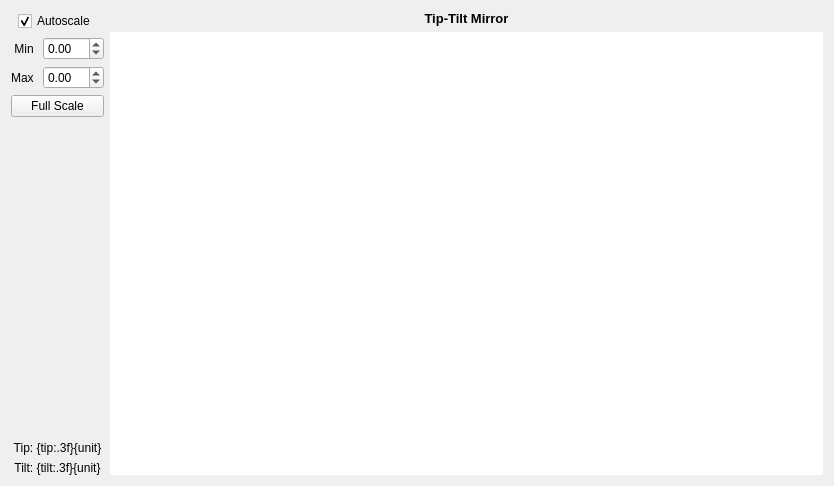
<?xml version="1.0" encoding="UTF-8"?>
<ui version="4.0">
 <class>TTMWidget</class>
 <widget class="QWidget" name="TTMWidget">
  <property name="geometry">
   <rect>
    <x>0</x>
    <y>0</y>
    <width>834</width>
    <height>486</height>
   </rect>
  </property>
  <property name="windowTitle">
   <string>Tip-Tilt Mirror - KalAO</string>
  </property>
  <layout class="QGridLayout" name="gridLayout" columnstretch="0,1">
   <item row="0" column="0" rowspan="2">
    <layout class="QVBoxLayout" name="side_layout">
     <item>
      <layout class="QGridLayout" name="scale_layout" columnstretch="0,1">
       <item row="1" column="1">
        <widget class="KScaledDoubleSpinbox" name="min_spinbox">
         <property name="sizePolicy">
          <sizepolicy hsizetype="Minimum" vsizetype="Fixed">
           <horstretch>0</horstretch>
           <verstretch>0</verstretch>
          </sizepolicy>
         </property>
         <property name="keyboardTracking">
          <bool>false</bool>
         </property>
         <property name="decimals">
          <number>2</number>
         </property>
         <property name="minimum">
          <double>-99.000000000000000</double>
         </property>
         <property name="maximum">
          <double>99.000000000000000</double>
         </property>
         <property name="singleStep">
          <double>0.100000000000000</double>
         </property>
        </widget>
       </item>
       <item row="2" column="0">
        <widget class="QLabel" name="max_label">
         <property name="text">
          <string>Max </string>
         </property>
         <property name="alignment">
          <set>Qt::AlignRight|Qt::AlignTrailing|Qt::AlignVCenter</set>
         </property>
        </widget>
       </item>
       <item row="0" column="0" colspan="2" alignment="Qt::AlignHCenter">
        <widget class="QCheckBox" name="autoscale_checkbox">
         <property name="text">
          <string>Autoscale</string>
         </property>
         <property name="checked">
          <bool>true</bool>
         </property>
        </widget>
       </item>
       <item row="3" column="0" colspan="2">
        <widget class="QPushButton" name="fullscale_button">
         <property name="text">
          <string>Full Scale</string>
         </property>
        </widget>
       </item>
       <item row="2" column="1">
        <widget class="KScaledDoubleSpinbox" name="max_spinbox">
         <property name="keyboardTracking">
          <bool>false</bool>
         </property>
         <property name="decimals">
          <number>2</number>
         </property>
         <property name="minimum">
          <double>-99.000000000000000</double>
         </property>
         <property name="maximum">
          <double>99.000000000000000</double>
         </property>
         <property name="singleStep">
          <double>0.100000000000000</double>
         </property>
        </widget>
       </item>
       <item row="1" column="0">
        <widget class="QLabel" name="min_label">
         <property name="text">
          <string>Min </string>
         </property>
         <property name="alignment">
          <set>Qt::AlignRight|Qt::AlignTrailing|Qt::AlignVCenter</set>
         </property>
        </widget>
       </item>
       <item row="4" column="0" colspan="2">
        <widget class="QLabel" name="saturation_label">
         <property name="styleSheet">
          <string notr="true">color: #ed1515;</string>
         </property>
         <property name="text">
          <string/>
         </property>
         <property name="alignment">
          <set>Qt::AlignCenter</set>
         </property>
        </widget>
       </item>
      </layout>
     </item>
     <item>
      <spacer name="verticalSpacer_2">
       <property name="orientation">
        <enum>Qt::Vertical</enum>
       </property>
       <property name="sizeHint" stdset="0">
        <size>
         <width>20</width>
         <height>40</height>
        </size>
       </property>
      </spacer>
     </item>
     <item>
      <widget class="KLabel" name="tip_label">
       <property name="text">
        <string>Tip: {tip:.3f}{unit}</string>
       </property>
       <property name="alignment">
        <set>Qt::AlignCenter</set>
       </property>
      </widget>
     </item>
     <item>
      <widget class="KLabel" name="tilt_label">
       <property name="text">
        <string>Tilt: {tilt:.3f}{unit}</string>
       </property>
       <property name="alignment">
        <set>Qt::AlignCenter</set>
       </property>
      </widget>
     </item>
    </layout>
   </item>
   <item row="0" column="1">
    <widget class="QLabel" name="title_label">
     <property name="font">
      <font>
       <pointsize>10</pointsize>
       <bold>true</bold>
      </font>
     </property>
     <property name="text">
      <string>Tip-Tilt Mirror</string>
     </property>
     <property name="alignment">
      <set>Qt::AlignCenter</set>
     </property>
    </widget>
   </item>
   <item row="1" column="1">
    <widget class="KChartView" name="tiptilt_plot">
     <property name="enabled">
      <bool>true</bool>
     </property>
     <property name="frameShape">
      <enum>QFrame::NoFrame</enum>
     </property>
     <property name="verticalScrollBarPolicy">
      <enum>Qt::ScrollBarAlwaysOff</enum>
     </property>
     <property name="horizontalScrollBarPolicy">
      <enum>Qt::ScrollBarAlwaysOff</enum>
     </property>
     <property name="sizeAdjustPolicy">
      <enum>QAbstractScrollArea::AdjustToContents</enum>
     </property>
    </widget>
   </item>
  </layout>
 </widget>
 <customwidgets>
  <customwidget>
   <class>KScaledDoubleSpinbox</class>
   <extends>QDoubleSpinBox</extends>
   <header>kalao</header>
  </customwidget>
  <customwidget>
   <class>KLabel</class>
   <extends>QLabel</extends>
   <header>kalao</header>
  </customwidget>
  <customwidget>
   <class>KChartView</class>
   <extends>QGraphicsView</extends>
   <header>kalao</header>
  </customwidget>
 </customwidgets>
 <resources/>
 <connections/>
</ui>
